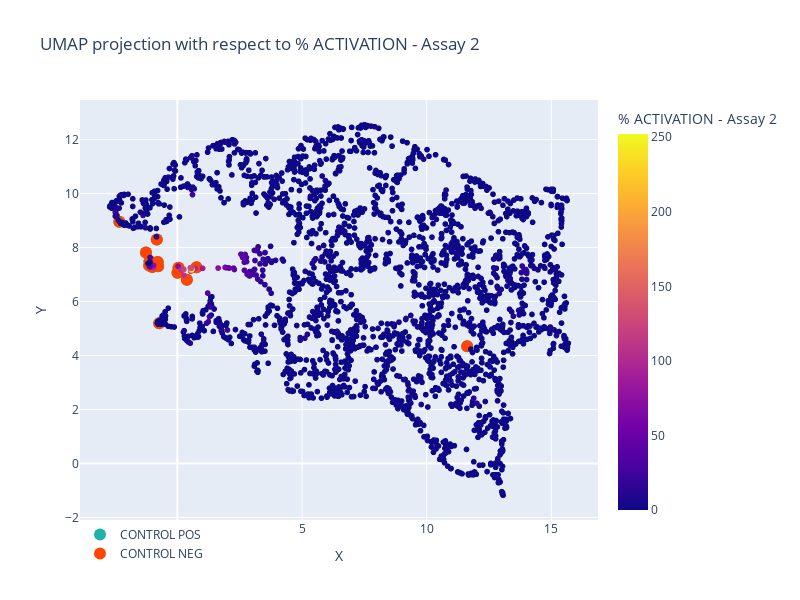

The code cell stored with this chart in its notebook:
### Code cell
# from plotly.subplots import make_subplots
fig = plot_projection_2d(compounds, '% ACTIVATION - Assay 2')
# fig.add_trace(go.Scatter(x=projections['UMAP_X'],y=projections['UMAP_Y']))
fig.add_scatter(x=ctrl['UMAP_X'],
                y=ctrl['UMAP_Y'], 
                mode='markers',
                marker=dict(size=12, color="LightSeaGreen"),
                name='CONTROL POS',
                text = ctrl['CMPD ID'],
                hovertemplate="<b>%{text}</b><br>" +
                "X: %{x:.4f}<br>Y: %{y:.4f}<br>" )


fig.add_scatter(x=ctrl['UMAP_X'],
                y=ctrl['UMAP_Y'], 
                mode='markers',
                marker=dict(size=12, color="orangered"),
                name='CONTROL NEG',
                text = ctrl['CMPD ID'],
                hovertemplate="<b>%{text}</b><br>" +
                "X: %{x:.4f}<br>Y: %{y:.4f}<br>" )
# fig.add_scatter(x=ctrl['UMAP_X'],
#                 y=ctrl['UMAP_Y'], 
#                 mode='markers',
                # marker=dict(size=12, color="orangered"),
                # name='CONTROL NEG')
fig.update_layout(legend=dict(yanchor="top", y=0.0, xanchor="left", x=0.0))
fig.show()

### Figure 1 — Plotly figure (JSON) as saved in the notebook; plotly's stock layout.template omitted (floating-point values rounded to 4 significant figures; data arrays with more than 128 entries replaced by an {"elided": "..."} marker saying what was removed)
{"data": [{"hovertemplate": "X=%{x}<br>Y=%{y}<br>Compound ID=%{text}<br>% ACTIVATION - Assay 2=%{marker.color}<extra></extra>", "legendgroup": "", "marker": {"color": {"elided": "2462 float values"}, "coloraxis": "coloraxis", "symbol": "circle"}, "mode": "markers+text", "name": "", "showlegend": false, "text": {"elided": "2462 int values"}, "type": "scattergl", "x": {"elided": "2462 float values"}, "xaxis": "x", "y": {"elided": "2462 float values"}, "yaxis": "y"}, {"hovertemplate": "<b>%{text}</b><br>X: %{x:.4f}<br>Y: %{y:.4f}<br>", "marker": {"color": "LightSeaGreen", "size": 12}, "mode": "markers", "name": "CONTROL POS", "text": ["POS: NEG:Assay 2,Assay 3,Assay 4,Assay 5", "POS:Assay 5 NEG:Assay 2,Assay 3,Assay 4", "POS:Assay 4 NEG:Assay 2,Assay 3,Assay 5", "POS:Assay 4,Assay 5 NEG:Assay 2,Assay 3", "POS:Assay 3 NEG:Assay 2,Assay 4,Assay 5", "POS:Assay 3,Assay 5 NEG:Assay 2,Assay 4", "POS:Assay 3,Assay 4 NEG:Assay 2,Assay 5", "POS:Assay 3,Assay 4,Assay 5 NEG:Assay 2", "POS:Assay 2 NEG:Assay 3,Assay 4,Assay 5", "POS:Assay 2,Assay 5 NEG:Assay 3,Assay 4", "POS:Assay 2,Assay 4 NEG:Assay 3,Assay 5", "POS:Assay 2,Assay 4,Assay 5 NEG:Assay 3", "POS:Assay 2,Assay 3 NEG:Assay 4,Assay 5", "POS:Assay 2,Assay 3,Assay 5 NEG:Assay 4", "POS:Assay 2,Assay 3,Assay 4 NEG:Assay 5", "POS:Assay 2,Assay 3,Assay 4,Assay 5 NEG:"], "type": "scatter", "x": [-0.8239, -2.328, -0.7283, 11.62, -1.115, -1.259, -1.128, -0.9954, 0.006241, 0.04702, 0.3812, 0.7679, -0.9155, -0.787, -1.007, -0.774], "y": [8.297, 8.959, 5.195, 4.341, 7.489, 7.816, 7.337, 7.445, 7.064, 7.248, 6.806, 7.271, 7.347, 7.465, 7.28, 7.31]}, {"hovertemplate": "<b>%{text}</b><br>X: %{x:.4f}<br>Y: %{y:.4f}<br>", "marker": {"color": "orangered", "size": 12}, "mode": "markers", "name": "CONTROL NEG", "text": ["POS: NEG:Assay 2,Assay 3,Assay 4,Assay 5", "POS:Assay 5 NEG:Assay 2,Assay 3,Assay 4", "POS:Assay 4 NEG:Assay 2,Assay 3,Assay 5", "POS:Assay 4,Assay 5 NEG:Assay 2,Assay 3", "POS:Assay 3 NEG:Assay 2,Assay 4,Assay 5", "POS:Assay 3,Assay 5 NEG:Assay 2,Assay 4", "POS:Assay 3,Assay 4 NEG:Assay 2,Assay 5", "POS:Assay 3,Assay 4,Assay 5 NEG:Assay 2", "POS:Assay 2 NEG:Assay 3,Assay 4,Assay 5", "POS:Assay 2,Assay 5 NEG:Assay 3,Assay 4", "POS:Assay 2,Assay 4 NEG:Assay 3,Assay 5", "POS:Assay 2,Assay 4,Assay 5 NEG:Assay 3", "POS:Assay 2,Assay 3 NEG:Assay 4,Assay 5", "POS:Assay 2,Assay 3,Assay 5 NEG:Assay 4", "POS:Assay 2,Assay 3,Assay 4 NEG:Assay 5", "POS:Assay 2,Assay 3,Assay 4,Assay 5 NEG:"], "type": "scatter", "x": [-0.8239, -2.328, -0.7283, 11.62, -1.115, -1.259, -1.128, -0.9954, 0.006241, 0.04702, 0.3812, 0.7679, -0.9155, -0.787, -1.007, -0.774], "y": [8.297, 8.959, 5.195, 4.341, 7.489, 7.816, 7.337, 7.445, 7.064, 7.248, 6.806, 7.271, 7.347, 7.465, 7.28, 7.31]}], "layout": {"coloraxis": {"cmax": 252.2, "cmin": 0, "colorbar": {"title": {"text": "% ACTIVATION - Assay 2"}}, "colorscale": [[0, "#0d0887"], [0.1111, "#46039f"], [0.2222, "#7201a8"], [0.3333, "#9c179e"], [0.4444, "#bd3786"], [0.5556, "#d8576b"], [0.6667, "#ed7953"], [0.7778, "#fb9f3a"], [0.8889, "#fdca26"], [1, "#f0f921"]]}, "height": 600, "legend": {"tracegroupgap": 0, "x": 0, "xanchor": "left", "y": 0, "yanchor": "top"}, "title": {"text": "UMAP projection with respect to % ACTIVATION - Assay 2"}, "width": 800, "xaxis": {"anchor": "y", "domain": [0, 1], "title": {"text": "X"}}, "yaxis": {"anchor": "x", "domain": [0, 1], "title": {"text": "Y"}}}}
